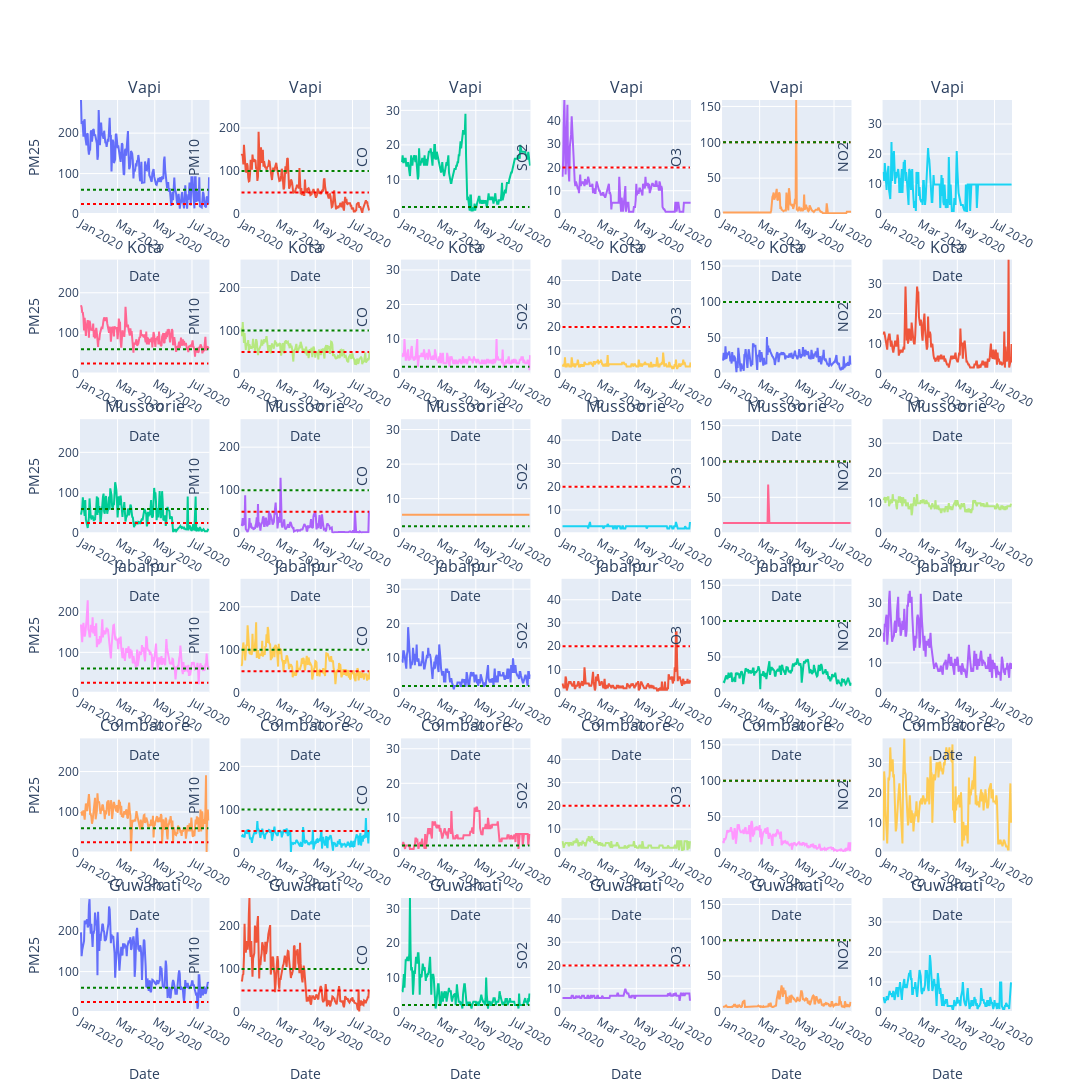

Notebook code for this chart:
### Code cell
city=['vapi', 'kota', 'mussoorie', 'jabalpur', 'coimbatore', 'guwahati']
pollutant=['pm25','pm10','co','so2','o3','no2']
title=[]
for i in city:
    for j in pollutant:
        title.append(i.capitalize())
polmax=[]
for i in pollutant:
    polmax.append(df_rural[i].max())
fig = make_subplots(
rows=6, cols=6,
subplot_titles=title,
vertical_spacing=0.05)
for m,i in enumerate(city):
    for n,j in enumerate(pollutant):
        dff=df_rural[df_rural['City'].isin([i])]
        fig.add_trace(go.Scatter(x=dff['Date'], y=dff[j]),row=m+1, col=n+1)
        if pollutant_who[j]:
            fig.add_shape(go.layout.Shape(type="line", x0=start, y0=pollutant_who[j], x1=end, y1=pollutant_who[j],
                                            line=dict(color='red', width=2,dash='dot'),),row=m+1,col=n+1)
        if pollutant_naaqs[j]:
            fig.add_shape(go.layout.Shape(type="line", x0=start, y0=pollutant_naaqs[j], x1=end, y1=pollutant_naaqs[j],
                                            line=dict(color='green', width=2,dash='dot'),),row=m+1,col=n+1)
        fig.update_yaxes(title=j.upper(),range=[0, polmax[m]], row=m+1, col=l+1)
        fig.update_yaxes(title=j.upper(),range=[0, polmax[n]], row=m+1, col=n+1)
        fig.update_xaxes(title="Date",row=m+1, col=n+1)
fig.update_layout(height=1900, width=2000,showlegend=False)
fig.show()        
fig.write_image(f'images/rural_all_allcity_trans.png')

### Figure 1 — Plotly figure (JSON) as saved in the notebook; plotly's stock layout.template omitted (floating-point values rounded to 4 significant figures; data arrays with more than 128 entries replaced by an {"elided": "..."} marker saying what was removed)
{"data": [{"type": "scatter", "x": {"elided": "211 str values"}, "xaxis": "x", "y": {"elided": "211 float values"}, "yaxis": "y"}, {"type": "scatter", "x": {"elided": "211 str values"}, "xaxis": "x2", "y": {"elided": "211 float values"}, "yaxis": "y2"}, {"type": "scatter", "x": {"elided": "211 str values"}, "xaxis": "x3", "y": {"elided": "211 float values"}, "yaxis": "y3"}, {"type": "scatter", "x": {"elided": "211 str values"}, "xaxis": "x4", "y": {"elided": "211 float values"}, "yaxis": "y4"}, {"type": "scatter", "x": {"elided": "211 str values"}, "xaxis": "x5", "y": {"elided": "211 int values"}, "yaxis": "y5"}, {"type": "scatter", "x": {"elided": "211 str values"}, "xaxis": "x6", "y": {"elided": "211 float values"}, "yaxis": "y6"}, {"type": "scatter", "x": {"elided": "211 str values"}, "xaxis": "x7", "y": {"elided": "211 int values"}, "yaxis": "y7"}, {"type": "scatter", "x": {"elided": "211 str values"}, "xaxis": "x8", "y": {"elided": "211 float values"}, "yaxis": "y8"}, {"type": "scatter", "x": {"elided": "211 str values"}, "xaxis": "x9", "y": {"elided": "211 float values"}, "yaxis": "y9"}, {"type": "scatter", "x": {"elided": "211 str values"}, "xaxis": "x10", "y": {"elided": "211 float values"}, "yaxis": "y10"}, {"type": "scatter", "x": {"elided": "211 str values"}, "xaxis": "x11", "y": {"elided": "211 float values"}, "yaxis": "y11"}, {"type": "scatter", "x": {"elided": "211 str values"}, "xaxis": "x12", "y": {"elided": "211 float values"}, "yaxis": "y12"}, {"type": "scatter", "x": {"elided": "209 str values"}, "xaxis": "x13", "y": {"elided": "209 float values"}, "yaxis": "y13"}, {"type": "scatter", "x": {"elided": "209 str values"}, "xaxis": "x14", "y": {"elided": "209 float values"}, "yaxis": "y14"}, {"type": "scatter", "x": {"elided": "209 str values"}, "xaxis": "x15", "y": {"elided": "209 float values"}, "yaxis": "y15"}, {"type": "scatter", "x": {"elided": "209 str values"}, "xaxis": "x16", "y": {"elided": "209 float values"}, "yaxis": "y16"}, {"type": "scatter", "x": {"elided": "209 str values"}, "xaxis": "x17", "y": {"elided": "209 float values"}, "yaxis": "y17"}, {"type": "scatter", "x": {"elided": "209 str values"}, "xaxis": "x18", "y": {"elided": "209 float values"}, "yaxis": "y18"}, {"type": "scatter", "x": {"elided": "209 str values"}, "xaxis": "x19", "y": {"elided": "209 float values"}, "yaxis": "y19"}, {"type": "scatter", "x": {"elided": "209 str values"}, "xaxis": "x20", "y": {"elided": "209 float values"}, "yaxis": "y20"}, {"type": "scatter", "x": {"elided": "209 str values"}, "xaxis": "x21", "y": {"elided": "209 float values"}, "yaxis": "y21"}, {"type": "scatter", "x": {"elided": "209 str values"}, "xaxis": "x22", "y": {"elided": "209 float values"}, "yaxis": "y22"}, {"type": "scatter", "x": {"elided": "209 str values"}, "xaxis": "x23", "y": {"elided": "209 float values"}, "yaxis": "y23"}, {"type": "scatter", "x": {"elided": "209 str values"}, "xaxis": "x24", "y": {"elided": "209 float values"}, "yaxis": "y24"}, {"type": "scatter", "x": {"elided": "210 str values"}, "xaxis": "x25", "y": {"elided": "210 float values"}, "yaxis": "y25"}, {"type": "scatter", "x": {"elided": "210 str values"}, "xaxis": "x26", "y": {"elided": "210 float values"}, "yaxis": "y26"}, {"type": "scatter", "x": {"elided": "210 str values"}, "xaxis": "x27", "y": {"elided": "210 float values"}, "yaxis": "y27"}, {"type": "scatter", "x": {"elided": "210 str values"}, "xaxis": "x28", "y": {"elided": "210 float values"}, "yaxis": "y28"}, {"type": "scatter", "x": {"elided": "210 str values"}, "xaxis": "x29", "y": {"elided": "210 float values"}, "yaxis": "y29"}, {"type": "scatter", "x": {"elided": "210 str values"}, "xaxis": "x30", "y": {"elided": "210 float values"}, "yaxis": "y30"}, {"type": "scatter", "x": {"elided": "210 str values"}, "xaxis": "x31", "y": {"elided": "210 float values"}, "yaxis": "y31"}, {"type": "scatter", "x": {"elided": "210 str values"}, "xaxis": "x32", "y": {"elided": "210 float values"}, "yaxis": "y32"}, {"type": "scatter", "x": {"elided": "210 str values"}, "xaxis": "x33", "y": {"elided": "210 float values"}, "yaxis": "y33"}, {"type": "scatter", "x": {"elided": "210 str values"}, "xaxis": "x34", "y": {"elided": "210 float values"}, "yaxis": "y34"}, {"type": "scatter", "x": {"elided": "210 str values"}, "xaxis": "x35", "y": {"elided": "210 float values"}, "yaxis": "y35"}, {"type": "scatter", "x": {"elided": "210 str values"}, "xaxis": "x36", "y": {"elided": "210 float values"}, "yaxis": "y36"}], "layout": {"annotations": [{"font": {"size": 16}, "showarrow": false, "text": "Vapi", "x": 0.06944, "xanchor": "center", "xref": "paper", "y": 1, "yanchor": "bottom", "yref": "paper"}, {"font": {"size": 16}, "showarrow": false, "text": "Vapi", "x": 0.2417, "xanchor": "center", "xref": "paper", "y": 1, "yanchor": "bottom", "yref": "paper"}, {"font": {"size": 16}, "showarrow": false, "text": "Vapi", "x": 0.4139, "xanchor": "center", "xref": "paper", "y": 1, "yanchor": "bottom", "yref": "paper"}, {"font": {"size": 16}, "showarrow": false, "text": "Vapi", "x": 0.5861, "xanchor": "center", "xref": "paper", "y": 1, "yanchor": "bottom", "yref": "paper"}, {"font": {"size": 16}, "showarrow": false, "text": "Vapi", "x": 0.7583, "xanchor": "center", "xref": "paper", "y": 1, "yanchor": "bottom", "yref": "paper"}, {"font": {"size": 16}, "showarrow": false, "text": "Vapi", "x": 0.9306, "xanchor": "center", "xref": "paper", "y": 1, "yanchor": "bottom", "yref": "paper"}, {"font": {"size": 16}, "showarrow": false, "text": "Kota", "x": 0.06944, "xanchor": "center", "xref": "paper", "y": 0.825, "yanchor": "bottom", "yref": "paper"}, {"font": {"size": 16}, "showarrow": false, "text": "Kota", "x": 0.2417, "xanchor": "center", "xref": "paper", "y": 0.825, "yanchor": "bottom", "yref": "paper"}, {"font": {"size": 16}, "showarrow": false, "text": "Kota", "x": 0.4139, "xanchor": "center", "xref": "paper", "y": 0.825, "yanchor": "bottom", "yref": "paper"}, {"font": {"size": 16}, "showarrow": false, "text": "Kota", "x": 0.5861, "xanchor": "center", "xref": "paper", "y": 0.825, "yanchor": "bottom", "yref": "paper"}, {"font": {"size": 16}, "showarrow": false, "text": "Kota", "x": 0.7583, "xanchor": "center", "xref": "paper", "y": 0.825, "yanchor": "bottom", "yref": "paper"}, {"font": {"size": 16}, "showarrow": false, "text": "Kota", "x": 0.9306, "xanchor": "center", "xref": "paper", "y": 0.825, "yanchor": "bottom", "yref": "paper"}, {"font": {"size": 16}, "showarrow": false, "text": "Mussoorie", "x": 0.06944, "xanchor": "center", "xref": "paper", "y": 0.65, "yanchor": "bottom", "yref": "paper"}, {"font": {"size": 16}, "showarrow": false, "text": "Mussoorie", "x": 0.2417, "xanchor": "center", "xref": "paper", "y": 0.65, "yanchor": "bottom", "yref": "paper"}, {"font": {"size": 16}, "showarrow": false, "text": "Mussoorie", "x": 0.4139, "xanchor": "center", "xref": "paper", "y": 0.65, "yanchor": "bottom", "yref": "paper"}, {"font": {"size": 16}, "showarrow": false, "text": "Mussoorie", "x": 0.5861, "xanchor": "center", "xref": "paper", "y": 0.65, "yanchor": "bottom", "yref": "paper"}, {"font": {"size": 16}, "showarrow": false, "text": "Mussoorie", "x": 0.7583, "xanchor": "center", "xref": "paper", "y": 0.65, "yanchor": "bottom", "yref": "paper"}, {"font": {"size": 16}, "showarrow": false, "text": "Mussoorie", "x": 0.9306, "xanchor": "center", "xref": "paper", "y": 0.65, "yanchor": "bottom", "yref": "paper"}, {"font": {"size": 16}, "showarrow": false, "text": "Jabalpur", "x": 0.06944, "xanchor": "center", "xref": "paper", "y": 0.475, "yanchor": "bottom", "yref": "paper"}, {"font": {"size": 16}, "showarrow": false, "text": "Jabalpur", "x": 0.2417, "xanchor": "center", "xref": "paper", "y": 0.475, "yanchor": "bottom", "yref": "paper"}, {"font": {"size": 16}, "showarrow": false, "text": "Jabalpur", "x": 0.4139, "xanchor": "center", "xref": "paper", "y": 0.475, "yanchor": "bottom", "yref": "paper"}, {"font": {"size": 16}, "showarrow": false, "text": "Jabalpur", "x": 0.5861, "xanchor": "center", "xref": "paper", "y": 0.475, "yanchor": "bottom", "yref": "paper"}, {"font": {"size": 16}, "showarrow": false, "text": "Jabalpur", "x": 0.7583, "xanchor": "center", "xref": "paper", "y": 0.475, "yanchor": "bottom", "yref": "paper"}, {"font": {"size": 16}, "showarrow": false, "text": "Jabalpur", "x": 0.9306, "xanchor": "center", "xref": "paper", "y": 0.475, "yanchor": "bottom", "yref": "paper"}, {"font": {"size": 16}, "showarrow": false, "text": "Coimbatore", "x": 0.06944, "xanchor": "center", "xref": "paper", "y": 0.3, "yanchor": "bottom", "yref": "paper"}, {"font": {"size": 16}, "showarrow": false, "text": "Coimbatore", "x": 0.2417, "xanchor": "center", "xref": "paper", "y": 0.3, "yanchor": "bottom", "yref": "paper"}, {"font": {"size": 16}, "showarrow": false, "text": "Coimbatore", "x": 0.4139, "xanchor": "center", "xref": "paper", "y": 0.3, "yanchor": "bottom", "yref": "paper"}, {"font": {"size": 16}, "showarrow": false, "text": "Coimbatore", "x": 0.5861, "xanchor": "center", "xref": "paper", "y": 0.3, "yanchor": "bottom", "yref": "paper"}, {"font": {"size": 16}, "showarrow": false, "text": "Coimbatore", "x": 0.7583, "xanchor": "center", "xref": "paper", "y": 0.3, "yanchor": "bottom", "yref": "paper"}, {"font": {"size": 16}, "showarrow": false, "text": "Coimbatore", "x": 0.9306, "xanchor": "center", "xref": "paper", "y": 0.3, "yanchor": "bottom", "yref": "paper"}, {"font": {"size": 16}, "showarrow": false, "text": "Guwahati", "x": 0.06944, "xanchor": "center", "xref": "paper", "y": 0.125, "yanchor": "bottom", "yref": "paper"}, {"font": {"size": 16}, "showarrow": false, "text": "Guwahati", "x": 0.2417, "xanchor": "center", "xref": "paper", "y": 0.125, "yanchor": "bottom", "yref": "paper"}, {"font": {"size": 16}, "showarrow": false, "text": "Guwahati", "x": 0.4139, "xanchor": "center", "xref": "paper", "y": 0.125, "yanchor": "bottom", "yref": "paper"}, {"font": {"size": 16}, "showarrow": false, "text": "Guwahati", "x": 0.5861, "xanchor": "center", "xref": "paper", "y": 0.125, "yanchor": "bottom", "yref": "paper"}, {"font": {"size": 16}, "showarrow": false, "text": "Guwahati", "x": 0.7583, "xanchor": "center", "xref": "paper", "y": 0.125, "yanchor": "bottom", "yref": "paper"}, {"font": {"size": 16}, "showarrow": false, "text": "Guwahati", "x": 0.9306, "xanchor": "center", "xref": "paper", "y": 0.125, "yanchor": "bottom", "yref": "paper"}], "height": 1900, "shapes": [{"line": {"color": "red", "dash": "dot", "width": 2}, "type": "line", "x0": "2020-01-01", "x1": "2020-07-28", "xref": "x", "y0": 25, "y1": 25, "yref": "y"}, {"line": {"color": "green", "dash": "dot", "width": 2}, "type": "line", "x0": "2020-01-01", "x1": "2020-07-28", "xref": "x", "y0": 60, "y1": 60, "yref": "y"}, {"line": {"color": "red", "dash": "dot", "width": 2}, "type": "line", "x0": "2020-01-01", "x1": "2020-07-28", "xref": "x2", "y0": 50, "y1": 50, "yref": "y2"}, {"line": {"color": "green", "dash": "dot", "width": 2}, "type": "line", "x0": "2020-01-01", "x1": "2020-07-28", "xref": "x2", "y0": 100, "y1": 100, "yref": "y2"}, {"line": {"color": "green", "dash": "dot", "width": 2}, "type": "line", "x0": "2020-01-01", "x1": "2020-07-28", "xref": "x3", "y0": 2, "y1": 2, "yref": "y3"}, {"line": {"color": "red", "dash": "dot", "width": 2}, "type": "line", "x0": "2020-01-01", "x1": "2020-07-28", "xref": "x4", "y0": 20, "y1": 20, "yref": "y4"}, {"line": {"color": "green", "dash": "dot", "width": 2}, "type": "line", "x0": "2020-01-01", "x1": "2020-07-28", "xref": "x4", "y0": 80, "y1": 80, "yref": "y4"}, {"line": {"color": "red", "dash": "dot", "width": 2}, "type": "line", "x0": "2020-01-01", "x1": "2020-07-28", "xref": "x5", "y0": 100, "y1": 100, "yref": "y5"}, {"line": {"color": "green", "dash": "dot", "width": 2}, "type": "line", "x0": "2020-01-01", "x1": "2020-07-28", "xref": "x5", "y0": 100, "y1": 100, "yref": "y5"}, {"line": {"color": "green", "dash": "dot", "width": 2}, "type": "line", "x0": "2020-01-01", "x1": "2020-07-28", "xref": "x6", "y0": 80, "y1": 80, "yref": "y6"}, {"line": {"color": "red", "dash": "dot", "width": 2}, "type": "line", "x0": "2020-01-01", "x1": "2020-07-28", "xref": "x7", "y0": 25, "y1": 25, "yref": "y7"}, {"line": {"color": "green", "dash": "dot", "width": 2}, "type": "line", "x0": "2020-01-01", "x1": "2020-07-28", "xref": "x7", "y0": 60, "y1": 60, "yref": "y7"}, {"line": {"color": "red", "dash": "dot", "width": 2}, "type": "line", "x0": "2020-01-01", "x1": "2020-07-28", "xref": "x8", "y0": 50, "y1": 50, "yref": "y8"}, {"line": {"color": "green", "dash": "dot", "width": 2}, "type": "line", "x0": "2020-01-01", "x1": "2020-07-28", "xref": "x8", "y0": 100, "y1": 100, "yref": "y8"}, {"line": {"color": "green", "dash": "dot", "width": 2}, "type": "line", "x0": "2020-01-01", "x1": "2020-07-28", "xref": "x9", "y0": 2, "y1": 2, "yref": "y9"}, {"line": {"color": "red", "dash": "dot", "width": 2}, "type": "line", "x0": "2020-01-01", "x1": "2020-07-28", "xref": "x10", "y0": 20, "y1": 20, "yref": "y10"}, {"line": {"color": "green", "dash": "dot", "width": 2}, "type": "line", "x0": "2020-01-01", "x1": "2020-07-28", "xref": "x10", "y0": 80, "y1": 80, "yref": "y10"}, {"line": {"color": "red", "dash": "dot", "width": 2}, "type": "line", "x0": "2020-01-01", "x1": "2020-07-28", "xref": "x11", "y0": 100, "y1": 100, "yref": "y11"}, {"line": {"color": "green", "dash": "dot", "width": 2}, "type": "line", "x0": "2020-01-01", "x1": "2020-07-28", "xref": "x11", "y0": 100, "y1": 100, "yref": "y11"}, {"line": {"color": "green", "dash": "dot", "width": 2}, "type": "line", "x0": "2020-01-01", "x1": "2020-07-28", "xref": "x12", "y0": 80, "y1": 80, "yref": "y12"}, {"line": {"color": "red", "dash": "dot", "width": 2}, "type": "line", "x0": "2020-01-01", "x1": "2020-07-28", "xref": "x13", "y0": 25, "y1": 25, "yref": "y13"}, {"line": {"color": "green", "dash": "dot", "width": 2}, "type": "line", "x0": "2020-01-01", "x1": "2020-07-28", "xref": "x13", "y0": 60, "y1": 60, "yref": "y13"}, {"line": {"color": "red", "dash": "dot", "width": 2}, "type": "line", "x0": "2020-01-01", "x1": "2020-07-28", "xref": "x14", "y0": 50, "y1": 50, "yref": "y14"}, {"line": {"color": "green", "dash": "dot", "width": 2}, "type": "line", "x0": "2020-01-01", "x1": "2020-07-28", "xref": "x14", "y0": 100, "y1": 100, "yref": "y14"}, {"line": {"color": "green", "dash": "dot", "width": 2}, "type": "line", "x0": "2020-01-01", "x1": "2020-07-28", "xref": "x15", "y0": 2, "y1": 2, "yref": "y15"}, {"line": {"color": "red", "dash": "dot", "width": 2}, "type": "line", "x0": "2020-01-01", "x1": "2020-07-28", "xref": "x16", "y0": 20, "y1": 20, "yref": "y16"}, {"line": {"color": "green", "dash": "dot", "width": 2}, "type": "line", "x0": "2020-01-01", "x1": "2020-07-28", "xref": "x16", "y0": 80, "y1": 80, "yref": "y16"}, {"line": {"color": "red", "dash": "dot", "width": 2}, "type": "line", "x0": "2020-01-01", "x1": "2020-07-28", "xref": "x17", "y0": 100, "y1": 100, "yref": "y17"}, {"line": {"color": "green", "dash": "dot", "width": 2}, "type": "line", "x0": "2020-01-01", "x1": "2020-07-28", "xref": "x17", "y0": 100, "y1": 100, "yref": "y17"}, {"line": {"color": "green", "dash": "dot", "width": 2}, "type": "line", "x0": "2020-01-01", "x1": "2020-07-28", "xref": "x18", "y0": 80, "y1": 80, "yref": "y18"}, {"line": {"color": "red", "dash": "dot", "width": 2}, "type": "line", "x0": "2020-01-01", "x1": "2020-07-28", "xref": "x19", "y0": 25, "y1": 25, "yref": "y19"}, {"line": {"color": "green", "dash": "dot", "width": 2}, "type": "line", "x0": "2020-01-01", "x1": "2020-07-28", "xref": "x19", "y0": 60, "y1": 60, "yref": "y19"}, {"line": {"color": "red", "dash": "dot", "width": 2}, "type": "line", "x0": "2020-01-01", "x1": "2020-07-28", "xref": "x20", "y0": 50, "y1": 50, "yref": "y20"}, {"line": {"color": "green", "dash": "dot", "width": 2}, "type": "line", "x0": "2020-01-01", "x1": "2020-07-28", "xref": "x20", "y0": 100, "y1": 100, "yref": "y20"}, {"line": {"color": "green", "dash": "dot", "width": 2}, "type": "line", "x0": "2020-01-01", "x1": "2020-07-28", "xref": "x21", "y0": 2, "y1": 2, "yref": "y21"}, {"line": {"color": "red", "dash": "dot", "width": 2}, "type": "line", "x0": "2020-01-01", "x1": "2020-07-28", "xref": "x22", "y0": 20, "y1": 20, "yref": "y22"}, {"line": {"color": "green", "dash": "dot", "width": 2}, "type": "line", "x0": "2020-01-01", "x1": "2020-07-28", "xref": "x22", "y0": 80, "y1": 80, "yref": "y22"}, {"line": {"color": "red", "dash": "dot", "width": 2}, "type": "line", "x0": "2020-01-01", "x1": "2020-07-28", "xref": "x23", "y0": 100, "y1": 100, "yref": "y23"}, {"line": {"color": "green", "dash": "dot", "width": 2}, "type": "line", "x0": "2020-01-01", "x1": "2020-07-28", "xref": "x23", "y0": 100, "y1": 100, "yref": "y23"}, {"line": {"color": "green", "dash": "dot", "width": 2}, "type": "line", "x0": "2020-01-01", "x1": "2020-07-28", "xref": "x24", "y0": 80, "y1": 80, "yref": "y24"}, {"line": {"color": "red", "dash": "dot", "width": 2}, "type": "line", "x0": "2020-01-01", "x1": "2020-07-28", "xref": "x25", "y0": 25, "y1": 25, "yref": "y25"}, {"line": {"color": "green", "dash": "dot", "width": 2}, "type": "line", "x0": "2020-01-01", "x1": "2020-07-28", "xref": "x25", "y0": 60, "y1": 60, "yref": "y25"}, {"line": {"color": "red", "dash": "dot", "width": 2}, "type": "line", "x0": "2020-01-01", "x1": "2020-07-28", "xref": "x26", "y0": 50, "y1": 50, "yref": "y26"}, {"line": {"color": "green", "dash": "dot", "width": 2}, "type": "line", "x0": "2020-01-01", "x1": "2020-07-28", "xref": "x26", "y0": 100, "y1": 100, "yref": "y26"}, {"line": {"color": "green", "dash": "dot", "width": 2}, "type": "line", "x0": "2020-01-01", "x1": "2020-07-28", "xref": "x27", "y0": 2, "y1": 2, "yref": "y27"}, {"line": {"color": "red", "dash": "dot", "width": 2}, "type": "line", "x0": "2020-01-01", "x1": "2020-07-28", "xref": "x28", "y0": 20, "y1": 20, "yref": "y28"}, {"line": {"color": "green", "dash": "dot", "width": 2}, "type": "line", "x0": "2020-01-01", "x1": "2020-07-28", "xref": "x28", "y0": 80, "y1": 80, "yref": "y28"}, {"line": {"color": "red", "dash": "dot", "width": 2}, "type": "line", "x0": "2020-01-01", "x1": "2020-07-28", "xref": "x29", "y0": 100, "y1": 100, "yref": "y29"}, {"line": {"color": "green", "dash": "dot", "width": 2}, "type": "line", "x0": "2020-01-01", "x1": "2020-07-28", "xref": "x29", "y0": 100, "y1": 100, "yref": "y29"}, {"line": {"color": "green", "dash": "dot", "width": 2}, "type": "line", "x0": "2020-01-01", "x1": "2020-07-28", "xref": "x30", "y0": 80, "y1": 80, "yref": "y30"}, {"line": {"color": "red", "dash": "dot", "width": 2}, "type": "line", "x0": "2020-01-01", "x1": "2020-07-28", "xref": "x31", "y0": 25, "y1": 25, "yref": "y31"}, {"line": {"color": "green", "dash": "dot", "width": 2}, "type": "line", "x0": "2020-01-01", "x1": "2020-07-28", "xref": "x31", "y0": 60, "y1": 60, "yref": "y31"}, {"line": {"color": "red", "dash": "dot", "width": 2}, "type": "line", "x0": "2020-01-01", "x1": "2020-07-28", "xref": "x32", "y0": 50, "y1": 50, "yref": "y32"}, {"line": {"color": "green", "dash": "dot", "width": 2}, "type": "line", "x0": "2020-01-01", "x1": "2020-07-28", "xref": "x32", "y0": 100, "y1": 100, "yref": "y32"}, {"line": {"color": "green", "dash": "dot", "width": 2}, "type": "line", "x0": "2020-01-01", "x1": "2020-07-28", "xref": "x33", "y0": 2, "y1": 2, "yref": "y33"}, {"line": {"color": "red", "dash": "dot", "width": 2}, "type": "line", "x0": "2020-01-01", "x1": "2020-07-28", "xref": "x34", "y0": 20, "y1": 20, "yref": "y34"}, {"line": {"color": "green", "dash": "dot", "width": 2}, "type": "line", "x0": "2020-01-01", "x1": "2020-07-28", "xref": "x34", "y0": 80, "y1": 80, "yref": "y34"}, {"line": {"color": "red", "dash": "dot", "width": 2}, "type": "line", "x0": "2020-01-01", "x1": "2020-07-28", "xref": "x35", "y0": 100, "y1": 100, "yref": "y35"}, {"line": {"color": "green", "dash": "dot", "width": 2}, "type": "line", "x0": "2020-01-01", "x1": "2020-07-28", "xref": "x35", "y0": 100, "y1": 100, "yref": "y35"}, {"line": {"color": "green", "dash": "dot", "width": 2}, "type": "line", "x0": "2020-01-01", "x1": "2020-07-28", "xref": "x36", "y0": 80, "y1": 80, "yref": "y36"}], "showlegend": false, "width": 2000, "xaxis": {"anchor": "y", "autorange": true, "domain": [0, 0.1389], "range": ["2019-12-31 04:12:02.8285", "2020-07-29"], "title": {"text": "Date"}, "type": "date"}, "xaxis10": {"anchor": "y10", "autorange": true, "domain": [0.5167, 0.6556], "range": ["2019-12-31 04:12:02.8285", "2020-07-29"], "title": {"text": "Date"}, "type": "date"}, "xaxis11": {"anchor": "y11", "autorange": true, "domain": [0.6889, 0.8278], "range": ["2019-12-31 04:12:02.8285", "2020-07-29"], "title": {"text": "Date"}, "type": "date"}, "xaxis12": {"anchor": "y12", "autorange": true, "domain": [0.8611, 1], "range": ["2019-12-31 04:12:02.8285", "2020-07-29"], "title": {"text": "Date"}, "type": "date"}, "xaxis13": {"anchor": "y13", "autorange": true, "domain": [0, 0.1389], "range": ["2019-12-31 04:13:02.4715", "2020-07-28 19:46:57.5285"], "title": {"text": "Date"}, "type": "date"}, "xaxis14": {"anchor": "y14", "autorange": true, "domain": [0.1722, 0.3111], "range": ["2019-12-31 04:13:02.4715", "2020-07-28 19:46:57.5285"], "title": {"text": "Date"}, "type": "date"}, "xaxis15": {"anchor": "y15", "autorange": true, "domain": [0.3444, 0.4833], "range": ["2019-12-31 04:13:02.4715", "2020-07-28 19:46:57.5285"], "title": {"text": "Date"}, "type": "date"}, "xaxis16": {"anchor": "y16", "autorange": true, "domain": [0.5167, 0.6556], "range": ["2019-12-31 04:13:02.4715", "2020-07-28 19:46:57.5285"], "title": {"text": "Date"}, "type": "date"}, "xaxis17": {"anchor": "y17", "autorange": true, "domain": [0.6889, 0.8278], "range": ["2019-12-31 04:13:02.4715", "2020-07-28 19:46:57.5285"], "title": {"text": "Date"}, "type": "date"}, "xaxis18": {"anchor": "y18", "autorange": true, "domain": [0.8611, 1], "range": ["2019-12-31 04:13:02.4715", "2020-07-28 19:46:57.5285"], "title": {"text": "Date"}, "type": "date"}, "xaxis19": {"anchor": "y19", "autorange": true, "domain": [0, 0.1389], "range": ["2019-12-31 04:12:02.8285", "2020-07-29"], "title": {"text": "Date"}, "type": "date"}, "xaxis2": {"anchor": "y2", "autorange": true, "domain": [0.1722, 0.3111], "range": ["2019-12-31 04:12:02.8285", "2020-07-29"], "title": {"text": "Date"}, "type": "date"}, "xaxis20": {"anchor": "y20", "autorange": true, "domain": [0.1722, 0.3111], "range": ["2019-12-31 04:12:02.8285", "2020-07-29"], "title": {"text": "Date"}, "type": "date"}, "xaxis21": {"anchor": "y21", "autorange": true, "domain": [0.3444, 0.4833], "range": ["2019-12-31 04:12:02.8285", "2020-07-29"], "title": {"text": "Date"}, "type": "date"}, "xaxis22": {"anchor": "y22", "autorange": true, "domain": [0.5167, 0.6556], "range": ["2019-12-31 04:12:02.8285", "2020-07-29"], "title": {"text": "Date"}, "type": "date"}, "xaxis23": {"anchor": "y23", "autorange": true, "domain": [0.6889, 0.8278], "range": ["2019-12-31 04:12:02.8285", "2020-07-29"], "title": {"text": "Date"}, "type": "date"}, "xaxis24": {"anchor": "y24", "autorange": true, "domain": [0.8611, 1], "range": ["2019-12-31 04:12:02.8285", "2020-07-29"], "title": {"text": "Date"}, "type": "date"}, "xaxis25": {"anchor": "y25", "autorange": true, "domain": [0, 0.1389], "range": ["2019-12-31 04:13:02.4715", "2020-07-28 19:46:57.5285"], "title": {"text": "Date"}, "type": "date"}, "xaxis26": {"anchor": "y26", "autorange": true, "domain": [0.1722, 0.3111], "range": ["2019-12-31 04:13:02.4715", "2020-07-28 19:46:57.5285"], "title": {"text": "Date"}, "type": "date"}, "xaxis27": {"anchor": "y27", "autorange": true, "domain": [0.3444, 0.4833], "range": ["2019-12-31 04:13:02.4715", "2020-07-28 19:46:57.5285"], "title": {"text": "Date"}, "type": "date"}, "xaxis28": {"anchor": "y28", "autorange": true, "domain": [0.5167, 0.6556], "range": ["2019-12-31 04:13:02.4715", "2020-07-28 19:46:57.5285"], "title": {"text": "Date"}, "type": "date"}, "xaxis29": {"anchor": "y29", "autorange": true, "domain": [0.6889, 0.8278], "range": ["2019-12-31 04:13:02.4715", "2020-07-28 19:46:57.5285"], "title": {"text": "Date"}, "type": "date"}, "xaxis3": {"anchor": "y3", "autorange": true, "domain": [0.3444, 0.4833], "range": ["2019-12-31 04:12:02.8285", "2020-07-29"], "title": {"text": "Date"}, "type": "date"}, "xaxis30": {"anchor": "y30", "autorange": true, "domain": [0.8611, 1], "range": ["2019-12-31 04:13:02.4715", "2020-07-28 19:46:57.5285"], "title": {"text": "Date"}, "type": "date"}, "xaxis31": {"anchor": "y31", "autorange": true, "domain": [0, 0.1389], "range": ["2019-12-31 04:13:02.4715", "2020-07-28 19:46:57.5285"], "title": {"text": "Date"}, "type": "date"}, "xaxis32": {"anchor": "y32", "autorange": true, "domain": [0.1722, 0.3111], "range": ["2019-12-31 04:13:02.4715", "2020-07-28 19:46:57.5285"], "title": {"text": "Date"}, "type": "date"}, "xaxis33": {"anchor": "y33", "autorange": true, "domain": [0.3444, 0.4833], "range": ["2019-12-31 04:13:02.4715", "2020-07-28 19:46:57.5285"], "title": {"text": "Date"}, "type": "date"}, "xaxis34": {"anchor": "y34", "autorange": true, "domain": [0.5167, 0.6556], "range": ["2019-12-31 04:13:02.4715", "2020-07-28 19:46:57.5285"], "title": {"text": "Date"}, "type": "date"}, "xaxis35": {"anchor": "y35", "autorange": true, "domain": [0.6889, 0.8278], "range": ["2019-12-31 04:13:02.4715", "2020-07-28 19:46:57.5285"], "title": {"text": "Date"}, "type": "date"}, "xaxis36": {"anchor": "y36", "autorange": true, "domain": [0.8611, 1], "range": ["2019-12-31 04:13:02.4715", "2020-07-28 19:46:57.5285"], "title": {"text": "Date"}, "type": "date"}, "xaxis4": {"anchor": "y4", "autorange": true, "domain": [0.5167, 0.6556], "range": ["2019-12-31 04:12:02.8285", "2020-07-29"], "title": {"text": "Date"}, "type": "date"}, "xaxis5": {"anchor": "y5", "autorange": true, "domain": [0.6889, 0.8278], "range": ["2019-12-31 04:12:02.8285", "2020-07-29"], "title": {"text": "Date"}, "type": "date"}, "xaxis6": {"anchor": "y6", "autorange": true, "domain": [0.8611, 1], "range": ["2019-12-31 04:12:02.8285", "2020-07-29"], "title": {"text": "Date"}, "type": "date"}, "xaxis7": {"anchor": "y7", "autorange": true, "domain": [0, 0.1389], "range": ["2019-12-31 04:12:02.8285", "2020-07-29"], "title": {"text": "Date"}, "type": "date"}, "xaxis8": {"anchor": "y8", "autorange": true, "domain": [0.1722, 0.3111], "range": ["2019-12-31 04:12:02.8285", "2020-07-29"], "title": {"text": "Date"}, "type": "date"}, "xaxis9": {"anchor": "y9", "autorange": true, "domain": [0.3444, 0.4833], "range": ["2019-12-31 04:12:02.8285", "2020-07-29"], "title": {"text": "Date"}, "type": "date"}, "yaxis": {"anchor": "x", "domain": [0.875, 1], "range": [0, 282], "title": {"text": "PM25"}, "type": "linear"}, "yaxis10": {"anchor": "x10", "domain": [0.7, 0.825], "range": [0, 49], "title": {"text": "SO2"}, "type": "linear"}, "yaxis11": {"anchor": "x11", "domain": [0.7, 0.825], "range": [0, 159], "title": {"text": "O3"}, "type": "linear"}, "yaxis12": {"anchor": "x12", "domain": [0.7, 0.825], "range": [0, 38], "title": {"text": "NO2"}, "type": "linear"}, "yaxis13": {"anchor": "x13", "domain": [0.525, 0.65], "range": [0, 282], "title": {"text": "PM25"}, "type": "linear"}, "yaxis14": {"anchor": "x14", "domain": [0.525, 0.65], "range": [0, 265], "title": {"text": "PM10"}, "type": "linear"}, "yaxis15": {"anchor": "x15", "domain": [0.525, 0.65], "range": [0, 33], "title": {"text": "CO"}, "type": "linear"}, "yaxis16": {"anchor": "x16", "domain": [0.525, 0.65], "range": [0, 49], "title": {"text": "SO2"}, "type": "linear"}, "yaxis17": {"anchor": "x17", "domain": [0.525, 0.65], "range": [0, 159], "title": {"text": "O3"}, "type": "linear"}, "yaxis18": {"anchor": "x18", "domain": [0.525, 0.65], "range": [0, 38], "title": {"text": "NO2"}, "type": "linear"}, "yaxis19": {"anchor": "x19", "domain": [0.35, 0.475], "range": [0, 282], "title": {"text": "PM25"}, "type": "linear"}, "yaxis2": {"anchor": "x2", "domain": [0.875, 1], "range": [0, 265], "title": {"text": "PM10"}, "type": "linear"}, "yaxis20": {"anchor": "x20", "domain": [0.35, 0.475], "range": [0, 265], "title": {"text": "PM10"}, "type": "linear"}, "yaxis21": {"anchor": "x21", "domain": [0.35, 0.475], "range": [0, 33], "title": {"text": "CO"}, "type": "linear"}, "yaxis22": {"anchor": "x22", "domain": [0.35, 0.475], "range": [0, 49], "title": {"text": "SO2"}, "type": "linear"}, "yaxis23": {"anchor": "x23", "domain": [0.35, 0.475], "range": [0, 159], "title": {"text": "O3"}, "type": "linear"}, "yaxis24": {"anchor": "x24", "domain": [0.35, 0.475], "range": [0, 38], "title": {"text": "NO2"}, "type": "linear"}, "yaxis25": {"anchor": "x25", "domain": [0.175, 0.3], "range": [0, 282], "title": {"text": "PM25"}, "type": "linear"}, "yaxis26": {"anchor": "x26", "domain": [0.175, 0.3], "range": [0, 265], "title": {"text": "PM10"}, "type": "linear"}, "yaxis27": {"anchor": "x27", "domain": [0.175, 0.3], "range": [0, 33], "title": {"text": "CO"}, "type": "linear"}, "yaxis28": {"anchor": "x28", "domain": [0.175, 0.3], "range": [0, 49], "title": {"text": "SO2"}, "type": "linear"}, "yaxis29": {"anchor": "x29", "domain": [0.175, 0.3], "range": [0, 159], "title": {"text": "O3"}, "type": "linear"}, "yaxis3": {"anchor": "x3", "domain": [0.875, 1], "range": [0, 33], "title": {"text": "CO"}, "type": "linear"}, "yaxis30": {"anchor": "x30", "domain": [0.175, 0.3], "range": [0, 38], "title": {"text": "NO2"}, "type": "linear"}, "yaxis31": {"anchor": "x31", "domain": [0, 0.125], "range": [0, 282], "title": {"text": "PM25"}, "type": "linear"}, "yaxis32": {"anchor": "x32", "domain": [0, 0.125], "range": [0, 265], "title": {"text": "PM10"}, "type": "linear"}, "yaxis33": {"anchor": "x33", "domain": [0, 0.125], "range": [0, 33], "title": {"text": "CO"}, "type": "linear"}, "yaxis34": {"anchor": "x34", "domain": [0, 0.125], "range": [0, 49], "title": {"text": "SO2"}, "type": "linear"}, "yaxis35": {"anchor": "x35", "domain": [0, 0.125], "range": [0, 159], "title": {"text": "O3"}, "type": "linear"}, "yaxis36": {"anchor": "x36", "domain": [0, 0.125], "range": [0, 38], "title": {"text": "NO2"}, "type": "linear"}, "yaxis4": {"anchor": "x4", "domain": [0.875, 1], "range": [0, 49], "title": {"text": "SO2"}, "type": "linear"}, "yaxis5": {"anchor": "x5", "domain": [0.875, 1], "range": [0, 159], "title": {"text": "O3"}, "type": "linear"}, "yaxis6": {"anchor": "x6", "domain": [0.875, 1], "range": [0, 38], "title": {"text": "NO2"}, "type": "linear"}, "yaxis7": {"anchor": "x7", "domain": [0.7, 0.825], "range": [0, 282], "title": {"text": "PM25"}, "type": "linear"}, "yaxis8": {"anchor": "x8", "domain": [0.7, 0.825], "range": [0, 265], "title": {"text": "PM10"}, "type": "linear"}, "yaxis9": {"anchor": "x9", "domain": [0.7, 0.825], "range": [0, 33], "title": {"text": "CO"}, "type": "linear"}}}
